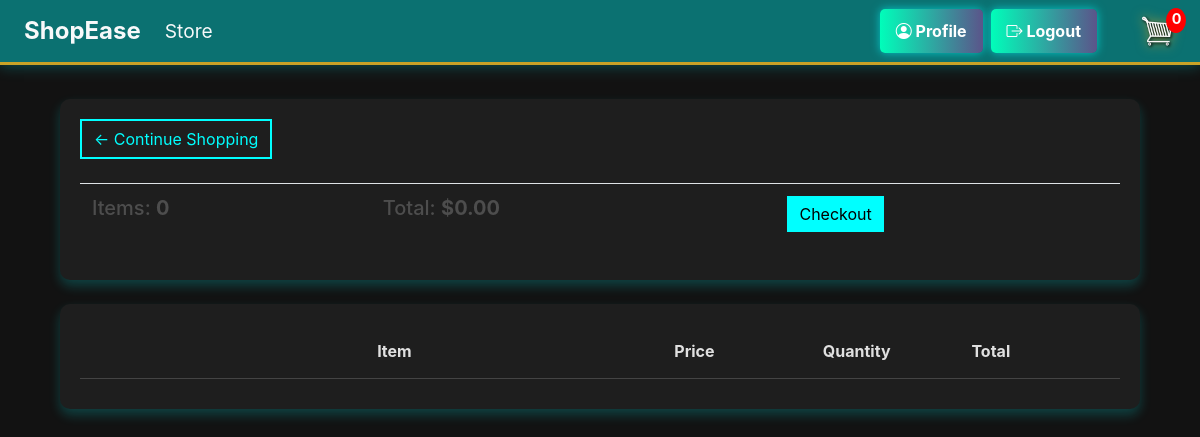
Page /cart/ (signed in) on the earlier database version.
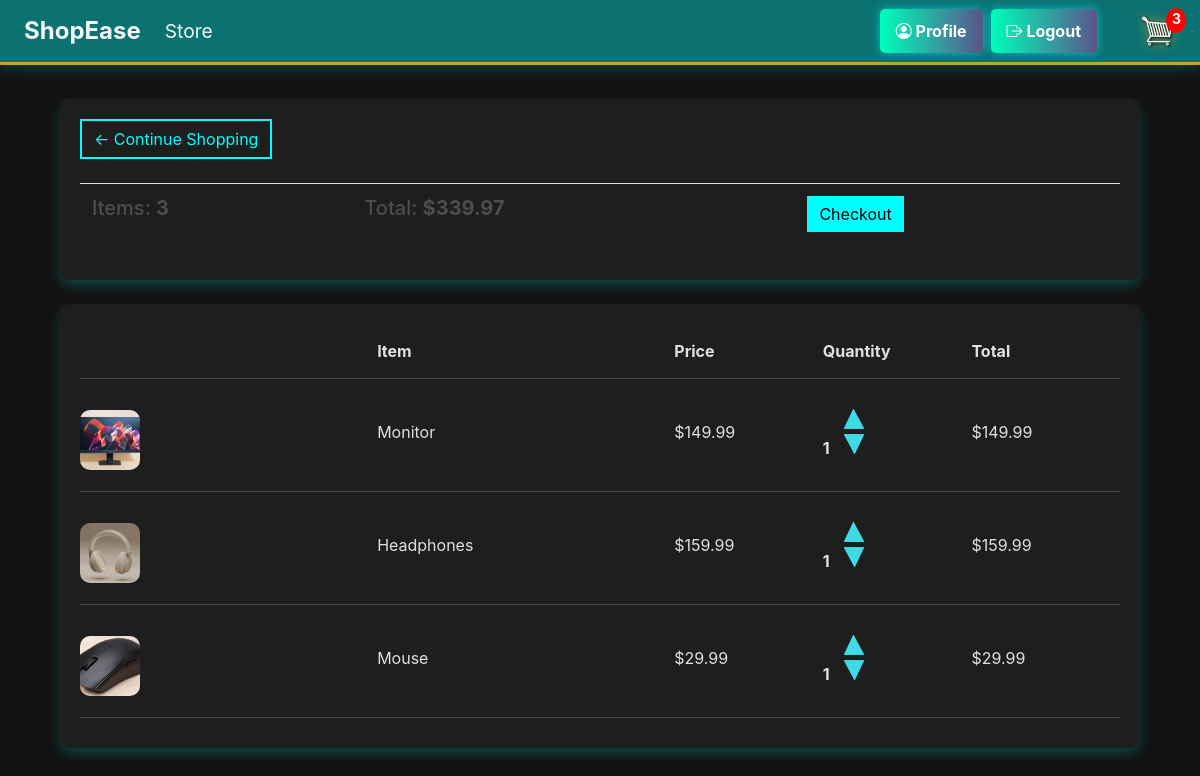
Same page on the later database version.
### store/models.py (models this page shows, shortened)
class Order(models.Model):
    customer = models.ForeignKey(Customer, on_delete=models.SET_NULL, null=True, blank=True)
    date_ordered = models.DateTimeField(auto_now_add=True)
    complete = models.BooleanField(default=False)
    transaction_id = models.CharField(max_length=100, null=True)
    @property
    def get_cart_total(self):
        orderitems = self.orderitem_set.all()
        total = sum([item.get_total for item in orderitems])
        return total
    @property
    def get_cart_items(self):
        orderitems = self.orderitem_set.all()
        total = sum([item.quantity for item in orderitems])
        return total

class OrderItem(models.Model):
    product = models.ForeignKey(Product, on_delete=models.SET_NULL, null=True)
    order = models.ForeignKey(Order, on_delete=models.SET_NULL, null=True)
    quantity = models.IntegerField(default=0, null=True, blank=True)
    date_added = models.DateTimeField(auto_now_add=True)
    @property
    def get_total(self):
        total = self.product.price * self.quantity
        return total

class Product(models.Model):
    name = models.CharField(max_length=200)
    price = models.FloatField()
    digital = models.BooleanField(default=False, null=True, blank=True)
    image = models.ImageField(null=True, blank=True)
    @property
    def imageURL(self):
        try:
            url = self.image.url
        except:
            url = ''
        return url

### store/views.py (the view)
# urls.py: path('cart/', views.cart, name="cart"),
def cart(request):
    data = cartData(request)
    cartItems = data['cartItems']
    context = {'items': data['items'], 'order': data['order'], 'cartItems': cartItems}
    return render(request, 'store/cart.html', context)

### store/utils.py (called while the page is built)
def cartData(request):
	if request.user.is_authenticated:
		customer = request.user.customer
		order, created = Order.objects.get_or_create(customer=customer, complete=False)
		items = order.orderitem_set.all()
		cartItems = order.get_cart_items
	else:
		cookieData = cookieCart(request)
		cartItems = cookieData['cartItems']
		order = cookieData['order']
		items = cookieData['items']
	return {'cartItems':cartItems ,'order':order, 'items':items}

### store/templates/store/cart.html (shortened to what this page needs)
{% extends 'store/main.html' %}
{% load static %}
{% block content %}
<div class="container mt-4">
    <div class="row">
        <div class="col-lg-12">
            <div class="box-element">
                <a class="btn btn-outline-dark" href="{% url 'store' %}">&#x2190; Continue Shopping</a>
                <br><br>
                <table class="table">
                    <tr>
                        <th><h5>Items: <strong>{{ order.get_cart_items }}</strong></h5></th>
                        <th><h5>Total: <strong>${{ order.get_cart_total|floatformat:2 }}</strong></h5></th>
                        <th>
                            <a class="btn btn-success" href="{% url 'checkout' %}">Checkout</a>
                        </th>
                    </tr>
                </table>
            </div>
            <br>
            <div class="box-element">
                <div class="cart-row">
                    <div style="flex:2"><strong>Item</strong></div>
                    <div style="flex:1"><strong>Price</strong></div>
                    <div style="flex:1"><strong>Quantity</strong></div>
                    <div style="flex:1"><strong>Total</strong></div>
                </div>
                {% for item in items %}
                <div class="cart-row">
                    <div style="flex:2"><img class="row-image" src="{{ item.product.imageURL }}"></div>
                    <div style="flex:2"><p>{{ item.product.name }}</p></div>
                    <div style="flex:1"><p>${{ item.product.price|floatformat:2 }}</p></div>
                    <div style="flex:1">
                        <p class="quantity">{{ item.quantity }}</p>
                        <div class="quantity">
                            <img data-product="{{ item.product.id }}" data-action="add" class="chg-quantity update-cart" src="{% static 'images/arrow-up.png' %}">
                            <img data-product="{{ item.product.id }}" data-action="remove" class="chg-quantity update-cart" src="{% static 'images/arrow-down.png' %}">
                        </div>
                    </div>
                    <div style="flex:1"><p>${{ item.get_total|floatformat:2 }}</p></div>
                </div>
                {% endfor %}
            </div>
        </div>
    </div>
</div>
{% endblock content %}

### store/templates/store/main.html (shortened to what this page needs)
<!DOCTYPE html>
{% load static %}
<html>
<head>
	<link rel="stylesheet" href="https://stackpath.bootstrapcdn.com/bootstrap/4.4.1/css/bootstrap.min.css">
	<link rel="stylesheet" href="https://cdn.jsdelivr.net/npm/bootstrap-icons/font/bootstrap-icons.css">
	<link rel="stylesheet" type="text/css" href="{% static 'css/main.css' %}">
</head>
<body>
	<nav class="navbar navbar-expand-lg px-4" style="background-color: rgba(0, 255, 255, 0.4) ; border-bottom: 3px solid #c9a227;">
		<a class="navbar-brand text-light font-weight-bold" href="{% url 'store' %}" style="font-size: 1.5rem;">ShopEase</a>
		<div class="collapse navbar-collapse" id="navbarSupportedContent">
			<ul class="navbar-nav mr-auto">
				<li class="nav-item active">
					<a class="nav-link text-light" href="{% url 'products' %}" style="font-size: 1.2rem;">Store <span class="sr-only">(current)</span></a>
				</li>
			</ul>
			<div class="d-flex align-items-center">
				<ul class="navbar-nav list-unstyled">
					{% if user.is_authenticated %}
	  <li class="nav-item">
		<a class="nav-link btn btn-primary text-white px-3 mx-1" href="{% url 'dashboard' %}" style="border-radius: 5px;">
		  <i class="bi bi-person-circle"></i> Profile
		</a>
	  </li>
	  <li class="nav-item">
		<a class="nav-link btn btn-primary text-white px-3 mx-1" href="{% url 'logout' %}" style="border-radius: 5px;">
		  <i class="bi bi-box-arrow-right"></i> Logout
		</a>
	  </li>
	{% endif %}
	</ul>
				<a href="{% url 'cart' %}" class="ml-4 position-relative">
					<img id="cart-icon" src="{% static 'images/cart.png' %}" style="width: 36px; filter: drop-shadow(0px 0px 6px rgba(201, 162, 39, 0.7));">
					<span id="cart-total" class="badge badge-warning position-absolute" style="top: -5px; right: -10px; font-size: 0.9rem;">{{cartItems}}</span>
				</a>
			</div>
		</div>
	</nav>
	<div class="container mt-4">
        {% block content %}
        {% endblock content %}
    </div>
</body>
</html>

### static/css/main.css (style rules this page uses)
body { background-color: hsl(0, 0%, 98%); }
h1,h2,h3,h4,h5,h6 { color:hsl(0, 0%, 30%); }
.box-element { box-shadow:hsl(0, 0%, 80%) 0 0 16px; background-color: #fff; border-radius: 4px; padding: 10px; }
#cart-icon { width:25px; display: inline-block; margin-left: 15px; }
#cart-total { display: block; text-align: center; color:#fff; background-color: red; width: 20px; height: 25px; border-radius: 50%; font-size: 14px; }
.col-lg-4, .col-lg-6, .col-lg-8, .col-lg-12 { margin-top: 10px; }
.btn { border-radius: 0; }
.row-image { width: 100px; }
.cart-row { display: flex; align-items: flex-stretch; padding-bottom: 10px; margin-bottom: 10px; border-bottom: 1px solid #ececec; }
.quantity { display: inline-block; font-weight: 700; padding-right:10px; }
.chg-quantity { width: 12px; cursor: pointer; display: block; margin-top: 5px; transition:.1s; }

### store/templates/store/main.html (style rules this page uses)
.navbar { position: fixed; top: 0; left: 0; width: 100%; background: rgba(0, 0, 0, 0.8); display: flex; align-items: center; justify-content: space-between; padding: 15px 30px; box-shadow: 0 0 15px rgba(0, 255, 255, 0.3); z-index: 1000; }
.navbar .btn { background: linear-gradient(90deg, #00feba, #5b548a); border: none; color: white; font-weight: bold; border-radius: 8px; padding: 10px 20px; transition: all 0.3s ease-in-out; }
.btn-primary { background: linear-gradient(90deg, #00eaff, #00ff99); color: black; font-weight: bold; border: none; padding: 12px 16px; border-radius: 10px; transition: 0.3s ease-in-out; box-shadow: 0 0 10px rgba(0, 255, 255, 0.6); width: auto; max-width: 200px; display: block; margin: 0 auto; text-align: center; }

### store/templates/store/cart.html (style rules this page uses)
body { background-color: #121212; color: #e0e0e0; }
.box-element { background: #1e1e1e; padding: 20px; border-radius: 10px; box-shadow: 0 6px 12px rgba(0, 255, 255, 0.2); }
.table th, .table td { color: #e0e0e0; }
.btn-outline-dark { color: cyan; border: 2px solid cyan; transition: 0.3s; }
.btn-success { background-color: cyan; border: none; color: black; transition: 0.3s; }
.cart-row { display: flex; align-items: center; padding: 15px 0; border-bottom: 1px solid #444; }
.row-image { width: 60px; height: 60px; object-fit: cover; border-radius: 10px; }
.chg-quantity { width: 20px; height: 20px; cursor: pointer; filter: invert(72%) sepia(83%) saturate(415%) hue-rotate(138deg) brightness(94%) contrast(91%); }

Differences in the rows shown:
computed for Order: get_cart_items "0" → "3"; get_cart_total "0.00" → "339.97"
added OrderItem: product.imageURL (picture), product.name "Monitor", product.price "149.99", quantity "1", get_total "149.99"
added OrderItem: product.imageURL (picture), product.name "Headphones", product.price "159.99", quantity "1", get_total "159.99"
added OrderItem: product.imageURL (picture), product.name "Mouse", product.price "29.99", quantity "1", get_total "29.99"
Other differences:
{{ cartItems }}: "0" → "3"
